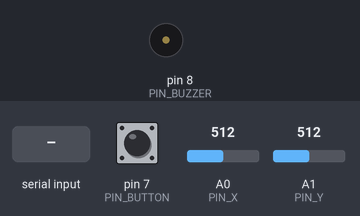
A sketch run on a simulated Arduino Uno, built with avr-gcc and run on an emulated ATmega328P. Shown: buzzer (waves = sounding). The test bench sets the inputs (shaded band); at power-on: pin 7 (PIN_BUTTON) HIGH, A0 (PIN_X) = 512, A1 (PIN_Y) = 512. What the sketch prints to the serial monitor is not drawn.

Above: at 1.2 s.
1.3 s: "WIN\n" received over Serial
At 1.47 s:
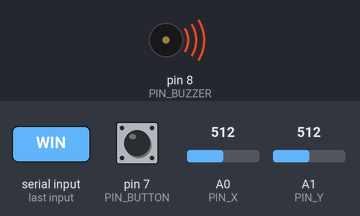
Timing chart, 0 to 4.3 s (numbered marks = the images above; inputs shaded):
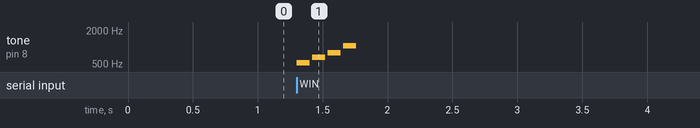

Measured:
- after the input at 1.3 s, tone on pin 8 (PIN_BUZZER): plays 523 Hz for 0.10 s, 659 Hz for 0.10 s, 784 Hz for 0.10 s, 1047 Hz for 0.10 s, starting at once

The sketch:

arcade_joystick.ino
```cpp
// Joystick Arcade: Uno / classic Nano, KY-023 joystick, optional passive piezo.
// Wiring: VRx -> A0, VRy -> A1, SW -> D7, +5V -> 5V, GND -> GND.
// Buzzer: + -> D8, - -> GND. Serial: 115200 baud, newline-terminated messages.
#include <Arduino.h>
#include <string.h>

const uint8_t PIN_X = A0;
const uint8_t PIN_Y = A1;
const uint8_t PIN_BUTTON = 7;
const uint8_t PIN_BUZZER = 8;
const unsigned long REPORT_MS = 20;
const unsigned long DEBOUNCE_MS = 25;

char inbox[16];
uint8_t inboxLength = 0;
bool discardCommand = false;
unsigned long lastReport = 0;
unsigned long buttonChanged = 0;
bool lastButtonReading = false;
bool stableButton = false;

const unsigned int winNotes[] = {523, 659, 784, 1047};
bool melodyPlaying = false;
uint8_t melodyNote = 0;
unsigned long lastNote = 0;

void handleCommand(const char *command, unsigned long now) {
  // A short click cannot interrupt a result melody.
  if (strcmp(command, "BEEP") == 0) {
    if (!melodyPlaying) tone(PIN_BUZZER, 880, 60);
  } else if (strcmp(command, "WIN") == 0) {
    melodyPlaying = true;
    melodyNote = 0;
    lastNote = now;
    tone(PIN_BUZZER, winNotes[0], 100);
  } else if (strcmp(command, "LOSE") == 0) {
    melodyPlaying = false;
    tone(PIN_BUZZER, 220, 400);
  }
}

void setup() {
  Serial.begin(115200);
  pinMode(PIN_BUTTON, INPUT_PULLUP);
  pinMode(PIN_BUZZER, OUTPUT);
}

void loop() {
  const unsigned long now = millis();
  const bool reading = digitalRead(PIN_BUTTON) == LOW;
  if (reading != lastButtonReading) {
    lastButtonReading = reading;
    buttonChanged = now;
  }
  if (now - buttonChanged >= DEBOUNCE_MS) stableButton = reading;

  // millis() scheduling keeps reports flowing during all sounds, including WIN.
  if (now - lastReport >= REPORT_MS) {
    lastReport = now;
    Serial.print(analogRead(PIN_X));
    Serial.print(',');
    Serial.print(analogRead(PIN_Y));
    Serial.print(',');
    Serial.println(stableButton ? 1 : 0);
  }

  // Bound work per loop; an oversized or unfinished command cannot block reports.
  uint8_t budget = 32;
  while (budget-- > 0 && Serial.available() > 0) {
    const char character = Serial.read();
    if (character == '\n') {
      if (!discardCommand) {
        inbox[inboxLength] = '\0';
        handleCommand(inbox, now);
      }
      inboxLength = 0;
      discardCommand = false;
    } else if (character != '\r' && !discardCommand) {
      if (inboxLength < sizeof(inbox) - 1) inbox[inboxLength++] = character;
      else discardCommand = true;
    }
  }

  if (melodyPlaying && now - lastNote >= 120) {
    lastNote = now;
    ++melodyNote;
    if (melodyNote < 4) tone(PIN_BUZZER, winNotes[melodyNote], 100);
    else melodyPlaying = false;
  }
}
```
